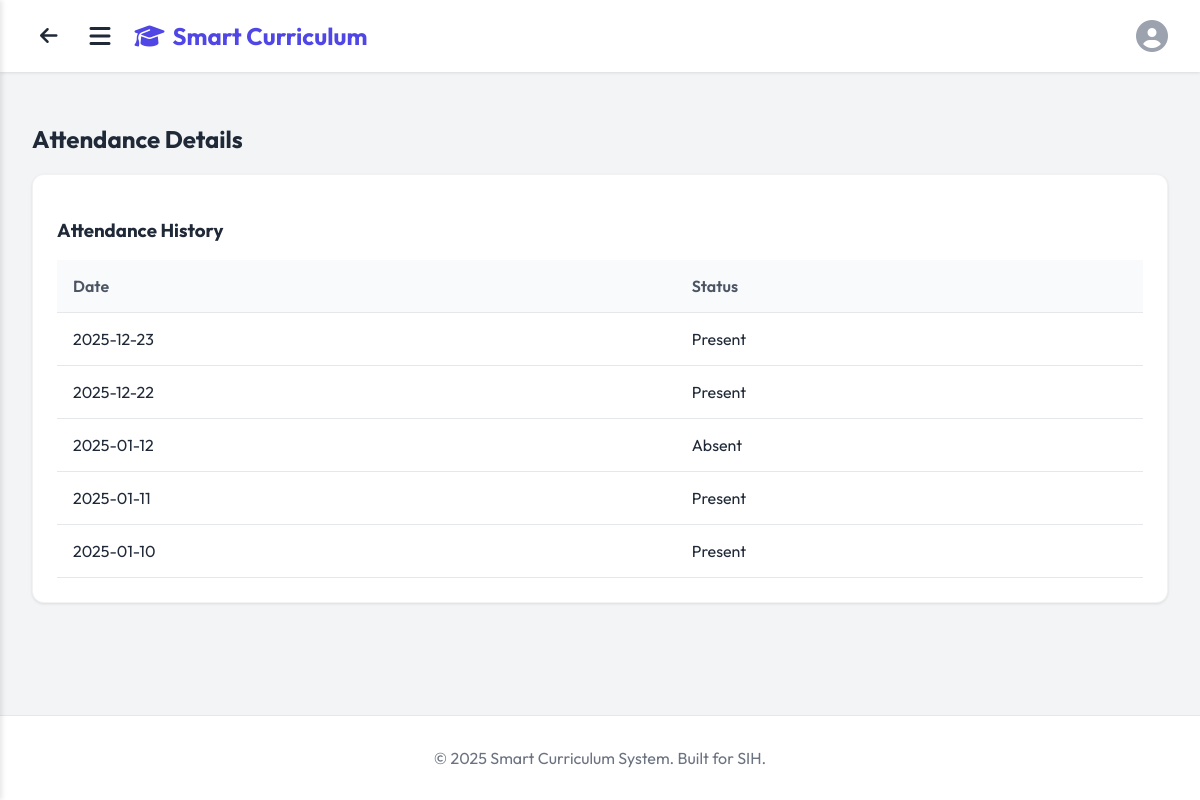
/student/attendance (signed in), run on the app's committed database.
### models.py (models this page shows)
class Attendance(db.Model):
    id = db.Column(db.Integer, primary_key=True)
    student_id = db.Column(db.Integer, db.ForeignKey('user.id'), nullable=False)
    date = db.Column(db.Date, nullable=False, default=datetime.utcnow)
    status = db.Column(db.String(20), nullable=False)  # 'Present', 'Absent'

### app.py (the view)
@app.route('/student/attendance')
def student_attendance():
    if 'user_id' not in session or session.get('role') != 'student':
        return redirect(url_for('login'))
    user_id = session['user_id']
    attendance_history = Attendance.query.filter_by(student_id=user_id).order_by(Attendance.date.desc()).all()
    return render_template('student_attendance.html', attendance_history=attendance_history)

### templates/student_attendance.html
{% extends "base.html" %}
{% block content %}
<div class="container fade-in">
    <div class="page-header">
        <h2>Attendance Details</h2>
    </div>
    <div class="card fade-in-up">
        <div class="card-header">
            <h3>Attendance History</h3>
        </div>
        <div class="table-responsive">
            <table>
                <thead>
                    <tr>
                        <th>Date</th>
                        <th>Status</th>
                    </tr>
                </thead>
                <tbody>
                    {% for record in attendance_history %}
                    <tr>
                        <td>{{ record.date }}</td>
                        <td>
                            <span class="status-badge status-{{ record.status | lower }}">
                                {{ record.status }}
                            </span>
                        </td>
                    </tr>
                    {% endfor %}
                </tbody>
            </table>
        </div>
    </div>
</div>
{% endblock %}

### static/style.css (style rules this page uses)
:root { --primary-color: #4f46e5; --primary-hover: #4338ca; --secondary-color: #ec4899; --bg-color: #f3f4f6; --text-color: #1f2937; --white: #ffffff; --glass-bg: rgba(255, 255, 255, 0.95); }
body { font-family: 'Outfit', 'Segoe UI', sans-serif; background-color: var(--bg-color); color: var(--text-color); margin: 0; display: flex; flex-direction: column; min-height: 100vh; }
.card, .detail-card { background: white; border-radius: 0.75rem; box-shadow: 0 1px 3px rgba(0, 0, 0, 0.1); padding: 1.5rem; margin-bottom: 1rem; border: 1px solid rgba(0, 0, 0, 0.05); }
table { width: 100%; border-collapse: collapse; }
th, td { padding: 1rem; text-align: left; border-bottom: 1px solid #e5e7eb; }
th { font-weight: 600; color: #4b5563; background: #f9fafb; }
.table-responsive { overflow-x: auto; }

### data on the page
Attendance: date "2025-12-23", status "Present"
Attendance: date "2025-12-22", status "Present"
Attendance: date "2025-01-12", status "Absent"
Attendance: date "2025-01-11", status "Present"
Attendance: date "2025-01-10", status "Present"
